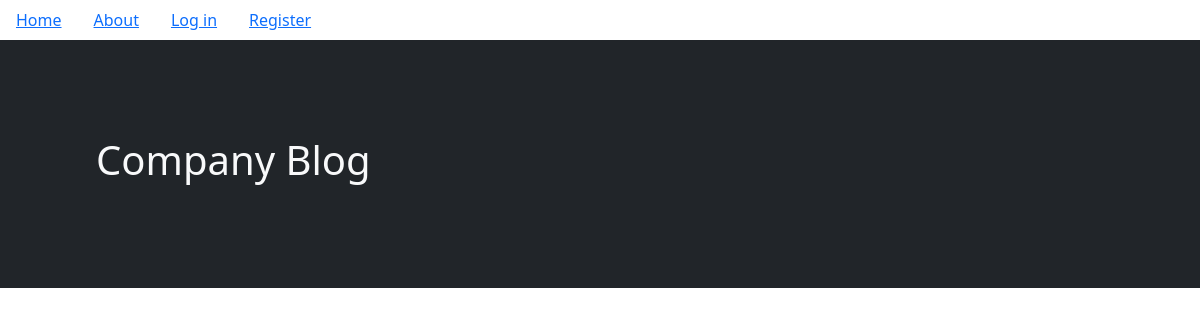
Before: / with the older database file.
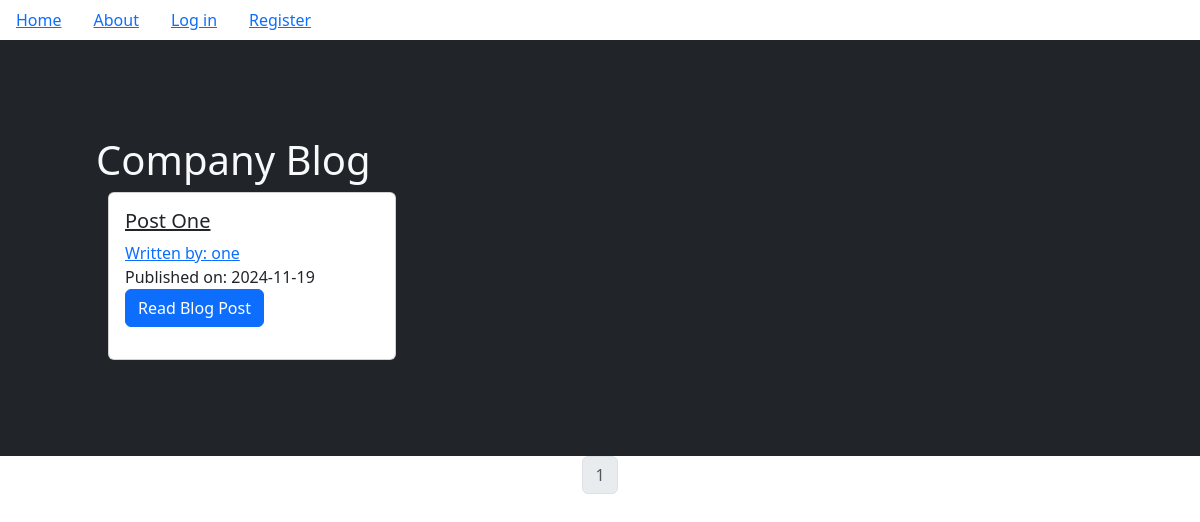
After: the same page with the newer database file.
### companyblog/models.py (models this page shows, shortened)
class BlogPost(db.Model):
    __tablename__='BLOGPOST'
    users = db.relationship(User)
    id = db.Column(db.Integer, primary_key=True)
    user_id = db.Column(db.Integer, db.ForeignKey('users.id'), nullable=False)
    date = db.Column(db.DateTime, nullable=False, default = datetime.now())
    title = db.Column(db.String(140), nullable=False)
    text = db.Column(db.Text, nullable=False)

class User(db.Model, UserMixin):
    __tablename__='users'
    id = db.Column(db.Integer, primary_key = True)
    profile_image = db.Column(db.String(64), nullable =False, default='default_profile.png')
    email = db.Column(db.String(64), unique = True, index = True)
    username = db.Column(db.String(64), unique = True, index = True)
    password_hash = db.Column(db.String(128))
    posts = db.relationship('BlogPost', backref = 'author', lazy = True)

### companyblog/core/views.py (the view)
@core.route('/')
def index():
    page = request.args.get('page',1,type=int)
    blog_posts = BlogPost.query.order_by(BlogPost.date.desc()).paginate(page=page, per_page=5)
    return render_template('index.html', blog_posts=blog_posts)

### companyblog/templates/index.html
{% extends "base.html" %}
{% block content %}
<div class="container-fluid bg-dark text-light p-5">
    <div class="container bg-dark p-5">
    <h1> Company Blog </h1>
    <div class="container">
        {% for post in blog_posts.items %}
        <div class="card" style="width: 18rem;">
            <div class="card-body">
              <h5> <a href="{{url_for('blog_posts.blog_post', blog_post_id=post.id)}}" class="card-title">{{post.title}}</a> </h5>
              <a href="{{url_for('users.user_posts', username = post.author.username)}}" class="card-link">Written by: {{post.author.username}}</a>
              <p> Published on: {{post.date.strftime('%Y-%m-%d')}}
              <a class="btn btn-primary" href="{{url_for('blog_posts.blog_post', blog_post_id=post.id)}}"  class="card-link">Read Blog Post</a>
            </div>
        </div>
        {% endfor %}
    </div>
    </div>
</div>
<nav aria-label="Page navigation example">
    <ul class="pagination justify-content-center">
        {% for page_num in blog_posts.iter_pages(left_edge =1, right_edge =1, left_current = 1, right_current= 2)%}
            {% if blog_posts.page == page_num %}
            <li class="page-item disabled">
                <a class="page-link" href="{{url_for('core.index', page = page_num)}}">{{page_num}}</a>
            </li>
            {% else %}
            <li class="page-item">
                <a class="page-link" href="{{url_for('core.index', page = page_num)}}">{{page_num}}</a>
            </li>
            {% endif %}
        {% endfor %}
    </ul>
  </nav>
{% endblock %}

### companyblog/templates/base.html (shortened to what this page needs)
<!DOCTYPE html>
<html>
    <head>
        <link href="https://cdn.jsdelivr.net/npm/bootstrap@5.3.3/dist/css/bootstrap.min.css" rel="stylesheet">
    </head>
    <body>
        <ul class = 'nav'>
            <li class='nav-link'>
                <a href="{{url_for('core.index')}}">Home</a>
            </li>
            <li class='nav-link'>
                <a href="{{url_for('core.info')}}">About</a>
            </li>
            {% if current_user.is_authenticated %}
            <li class='nav-link'>
                <a href="{{url_for('users.logout')}}">Log Out</a>
            </li>
            <li class='nav-link'>
                <a href="{{url_for('users.account')}}">Account</a>
            </li>
            <li class='nav-link'>
                <a href="{{url_for('blog_posts.create_post')}}">Create Post</a>
            </li>
            {% else %}
            <li class='nav-link'>
                <a href="{{url_for('users.login')}}">Log in</a>
            </li>
            <li class='nav-link'>
                <a href="{{url_for('users.register')}}">Register</a>
            </li>
            {% endif %}
        </ul>
            {% block content %}
            {% endblock %}
    </body>
</html>

Changed rows visible on the page:
added BlogPost: title "Post One", author.username "one", date "2024-11-19"
Other visible differences:
new list line: "1"
